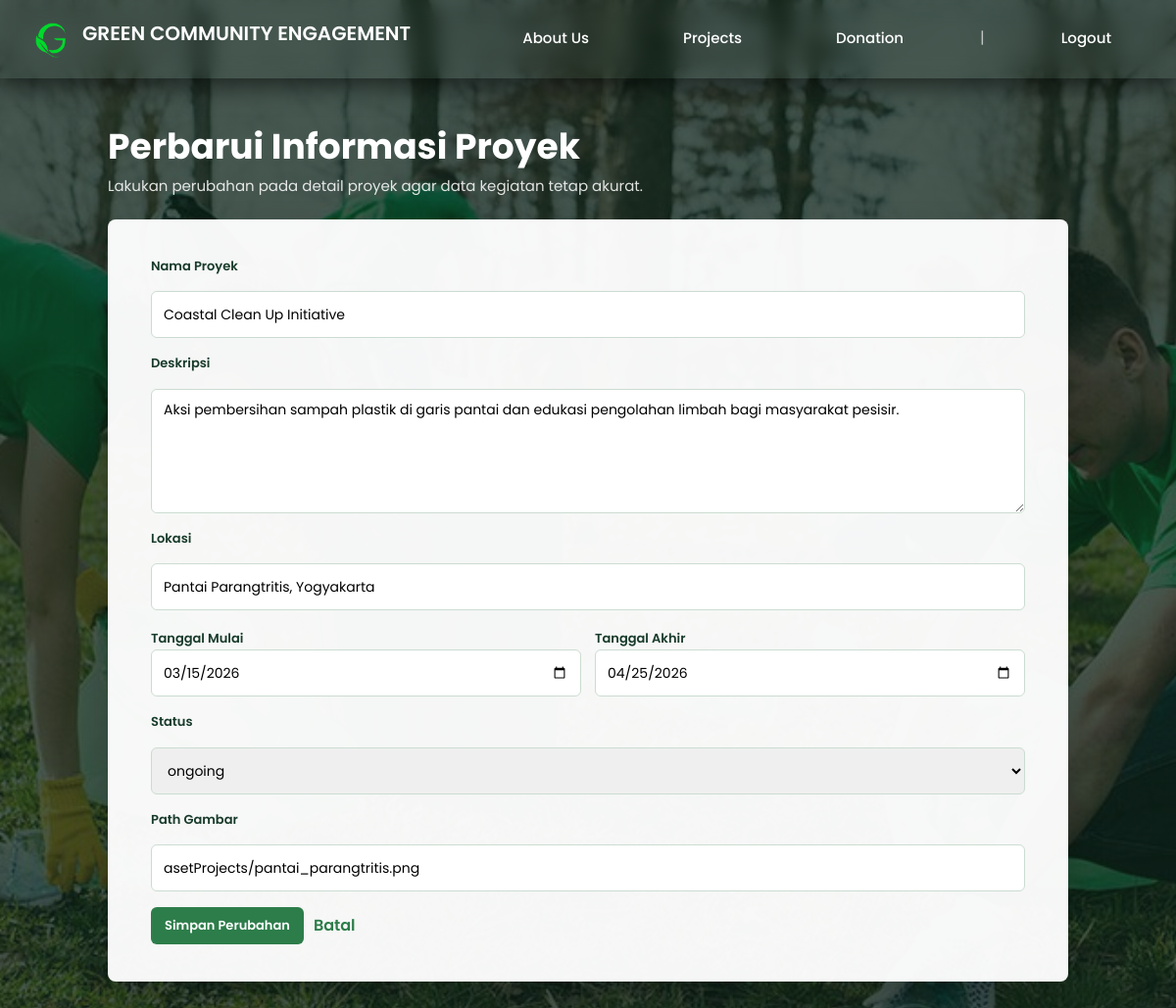
Page /editprojek.php?id=PRJ-2026-001 (signed in) on the committed database.
### tables this page shows
CREATE TABLE `projects` (
  `id_projek` varchar(20) NOT NULL,
  `nama_projek` varchar(250) NOT NULL,
  `deskripsi` text DEFAULT NULL,
  `lokasi_projek` varchar(100) NOT NULL,
  `tgl_mulai_projek` date DEFAULT NULL,
  `tgl_akhir_projek` date DEFAULT NULL,
  `status` enum('planning','ongoing','completed') DEFAULT 'planning',
  `img_path` varchar(300) DEFAULT NULL,
  `tgl_dibuat` timestamp NOT NULL DEFAULT current_timestamp()
);

### includes/project_functions.php (called while the page is built, shortened)
<?php
require_once __DIR__ . '/../config/connect.php';
function get_project_by_id($id_projek) {
    global $koneksi;
    $stmt = $koneksi->prepare("SELECT * FROM projects WHERE id_projek = ?");
    $stmt->bind_param("s", $id_projek);
    $stmt->execute();
    return $stmt->get_result()->fetch_assoc();
}
?>

### editprojek.php (the view, shortened to what this page needs)
<?php
require_once './config/session.php';
require_once 'includes/project_functions.php';
$id_projek = trim($_GET['id'] ?? $_POST['id_projek'] ?? '');
$project = get_project_by_id($id_projek);
function e($value) {
    return htmlspecialchars((string) $value, ENT_QUOTES, 'UTF-8');
}
?>
<!DOCTYPE html>
<html lang="en">
<head>
    <link rel="stylesheet" href="https://cdn.jsdelivr.net/npm/bootstrap@5.3.8/dist/css/bootstrap.min.css">
    <link rel="stylesheet" href="style.css">
</head>
<body class="edit-project-page">
  <nav class="navbar">
    <div class="navbar-container">
    <a href="index.php" class="navdiv">
    <img style="width: 42px; margin-right: 10px;" src="assets/Logo1.png" alt="Green Community Logo">GREEN COMMUNITY ENGAGEMENT</a>
      <div class="nav-links">
        <ul>
            <li><a href="index.php#about">About Us</a></li>
            <li><a href="projects.php">Projects</a></li>
            <li><a href="donation.php">Donation</a></li>
            <li class="divider">|</li>
            <li><a href="logout.php">Logout</a></li>
          </ul>
      </div>
    </div>
  </nav>
  <main class="edit-project-wrapper">
    <header class="edit-project-header">
      <h1>Perbarui Informasi Proyek</h1>
      <p>Lakukan perubahan pada detail proyek agar data kegiatan tetap akurat.</p>
    </header>
    <section class="edit-project-card">
      <form class="project-edit-form" action="editprojek.php?id=<?php echo e($project['id_projek']); ?>" method="POST">
        <label for="nama_projek">Nama Proyek</label>
        <input type="text" id="nama_projek" name="nama_projek" value="<?php echo e($project['nama_projek']); ?>" required>
        <label for="deskripsi">Deskripsi</label>
        <textarea id="deskripsi" name="deskripsi" rows="5" required><?php echo e($project['deskripsi']); ?></textarea>
        <label for="lokasi_projek">Lokasi</label>
        <input type="text" id="lokasi_projek" name="lokasi_projek" value="<?php echo e($project['lokasi_projek']); ?>" required>
        <div class="project-form-grid">
          <div>
            <label for="tgl_mulai_projek">Tanggal Mulai</label>
            <input type="date" id="tgl_mulai_projek" name="tgl_mulai_projek" value="<?php echo e($project['tgl_mulai_projek']); ?>" required>
          </div>
          <div>
            <label for="tgl_akhir_projek">Tanggal Akhir</label>
            <input type="date" id="tgl_akhir_projek" name="tgl_akhir_projek" value="<?php echo e($project['tgl_akhir_projek']); ?>" required>
          </div>
        </div>
        <label for="status">Status</label>
        <select id="status" name="status" required>
          <?php
            $statuses = ['planning', 'ongoing', 'completed'];
          ?>
          <?php foreach ($statuses as $status): ?>
            <option value="<?php echo e($status); ?>" <?php echo $project['status'] === $status ? 'selected' : ''; ?>>
              <?php echo e($status); ?>
            </option>
          <?php endforeach; ?>
        </select>
        <label for="img_path">Path Gambar</label>
        <input type="text" id="img_path" name="img_path" value="<?php echo e($project['img_path']); ?>" required>
        <div class="project-form-actions">
          <button type="submit">Simpan Perubahan</button>
          <a href="projects.php">Batal</a>
        </div>
      </form>
    </section>
  </main>
</body>
</html>

### style.css (style rules this page uses)
* { margin: 0; padding: 0; font-family: 'Poppins', sans-serif; }
html, body { overflow-x: hidden; }
nav { display: flex; padding: 1% 4%; justify-content: space-between; align-items: center; }
nav img { width: 80px; }
.nav-links { flex: 1; text-align: right; }
.nav-links ul li { list-style: none; display: inline-block; padding: 8px 12px; position: relative; }
.divider { margin: 0 15px; color: #aaa; }
.nav-links ul li a { color: #fff; text-decoration: none; font-size: 13px; }
.nav-links ul li::after { content: ''; width: 0%; height: 2px; background: rgba(77, 128, 80, 0.8); display: block; margin: auto; transition: 0.5s; }
.navbar { box-sizing: border-box; display: flex; align-items: center; justify-content: center; height: 80px; width: 100%; position: fixed; top: 0; left: 0; background: transparent; box-shadow: 0 10px 20px rgba(0, 0, 0, 0.5); backdrop-filter: blur(10px); z-index: 999; }
.navbar-container { box-sizing: border-box; display: flex; align-items: center; justify-content: space-between; width: 100%; padding: 0 2rem; max-width: 1600px; }
.navbar-container *, .navbar-container *::before, .navbar-container *::after { box-sizing: border-box; }
.navdiv { font-size: 20px; font-weight: 600; color: #fff; text-decoration: none; cursor: pointer; display: flex; justify-content: space-between; }
.navbar-container .nav-links { display: flex; flex: 0 0 auto; text-align: center; }
.navbar-container .nav-links ul { display: flex; align-items: center; gap: 28px; margin: 0; padding: 0; list-style: none; }
.navbar-container .nav-links li a { text-decoration: none; color: #fff; font-size: 15px; font-weight: 500; padding: 3px 20px; border-radius: 20px; border: 2px solid transparent; transition: all 0.7 ease; white-space: nowrap; }
.navbar-container .divider { margin: 0 4px; color: rgba(255, 255, 255, 0.65); }
.ls input[type="text"], [type="date"], .ls select { width: 100%; border-radius: 5px; padding: 8px; border: 1px solid rgba(83, 78, 78, 0.699); justify-content: center; box-sizing: border-box; }
.project-edit-form { display: grid; gap: 12px; }
.project-edit-form label { color: rgb(24, 59, 43); font-size: 13px; font-weight: 600; }
.project-edit-form input, .project-edit-form textarea, .project-edit-form select { width: 100%; padding: 10px 12px; border: 1px solid rgb(204, 220, 210); border-radius: 6px; font-family: 'Poppins', sans-serif; font-size: 14px; }
.project-form-grid { display: grid; grid-template-columns: repeat(2, minmax(0, 1fr)); gap: 14px; }
.project-form-actions, .project-admin-actions { display: flex; align-items: center; gap: 10px; }
.project-form-actions button, .project-admin-actions a, .project-admin-actions button { border: 0; border-radius: 6px; padding: 9px 14px; background: rgb(45, 125, 74); color: white; font-family: 'Poppins', sans-serif; font-size: 13px; font-weight: 600; text-decoration: none; cursor: pointer; }
.project-form-actions a { color: rgb(45, 125, 74); font-weight: 600; text-decoration: none; }
.edit-project-page { min-height: 100vh; background: linear-gradient(rgba(12, 35, 24, 0.74), rgba(12, 35, 24, 0.74)), url(assets/bghero.jpg); background-size: cover; background-position: center; background-attachment: fixed; color: rgb(24, 59, 43); font-family: 'Poppins', sans-serif; }
.edit-project-wrapper { width: min(88%, 980px); margin: 0 auto; padding: 128px 0 54px; }
.edit-project-header { margin-bottom: 22px; color: white; }
.edit-project-header h1 { margin: 0 0 8px; font-size: 36px; font-weight: 700; }
.edit-project-header p { margin: 0; max-width: 620px; color: rgba(255, 255, 255, 0.86); font-size: 15px; }
.edit-project-card { padding: 38px 44px; background: rgba(255, 255, 255, 0.96); border-radius: 8px; box-shadow: 0 16px 36px rgba(0, 0, 0, 0.18); }
.edit-project-card .project-edit-form { gap: 16px; }
.edit-project-card .project-edit-form input, .edit-project-card .project-edit-form textarea, .edit-project-card .project-edit-form select { min-height: 48px; border-color: rgb(204, 220, 210); font-size: 14px; }
.edit-project-card .project-edit-form textarea { min-height: 118px; resize: vertical; }

### rows in the picture
projects: nama_projek "Coastal Clean Up Initiative", deskripsi "Aksi pembersihan sampah plastik di garis pantai dan edukasi pengolahan limbah bagi masyarakat pesisir.", lokasi_projek "Pantai Parangtritis, Yogyakarta", tgl_mulai_projek "03/15/2026", tgl_akhir_projek "04/25/2026", img_path "asetProjects/pantai_parangtritis.png"

### other values in the picture
form field status "ongoing"
